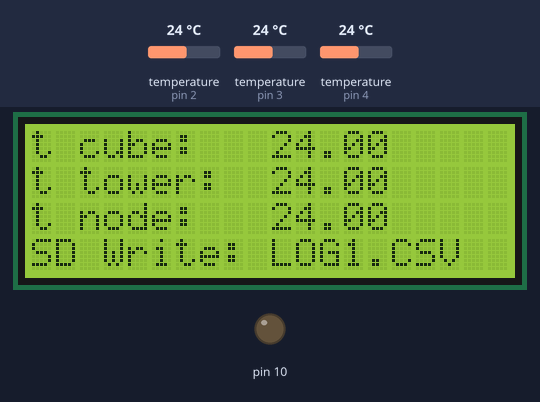
Bench run of a sketch on a simulated Arduino Uno, built with avr-gcc and run on an emulated ATmega328P. Shown: 20×4 character LCD, output pins drawn as LEDs (lit = HIGH). The inputs (shaded band) are chosen by the test bench; at power-on: temperature (sensors on pin 2, pin 3, pin 4) 24 °C. Storage starts empty; what the sketch prints to the serial monitor is not drawn.

Above: at 1.2 s.
1.3 s: temperature (sensor on pin 2) set to 12 °C
At 6.3 s:
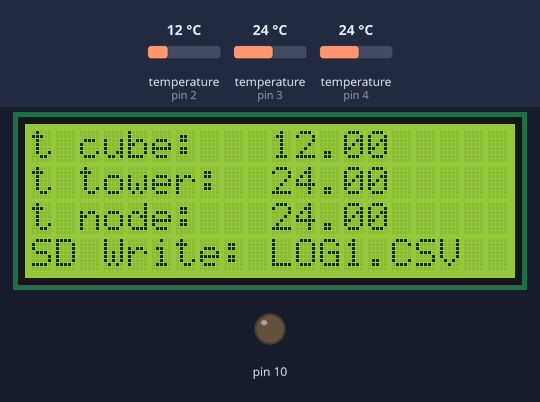
7.4 s: temperature (sensor on pin 3) set to 12 °C
At 11.5 s:
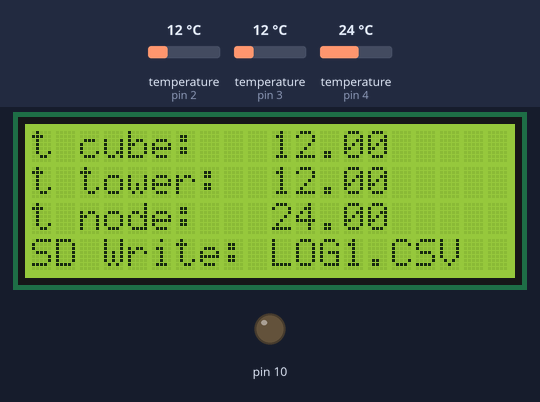
13.5 s: temperature (sensor on pin 4) set to 12 °C
At 16.7 s:
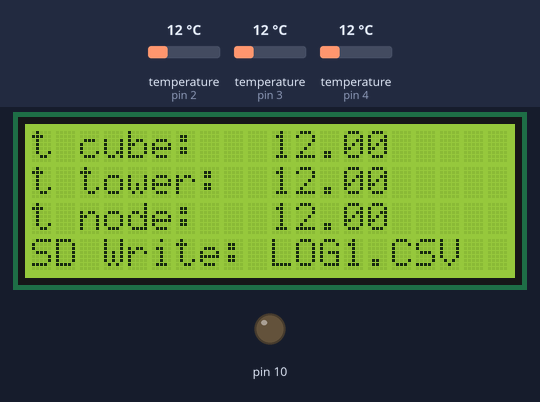
19.6 s: temperature (sensor on pin 2) set to 19 °C
25.7 s: temperature (sensor on pin 3) set to 19 °C
At 26.6 s:
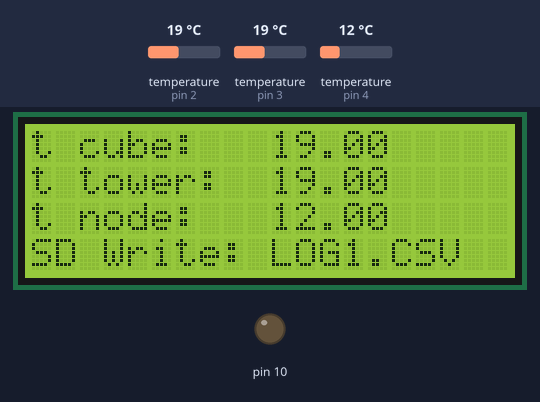
31.8 s: temperature (sensor on pin 4) set to 19 °C
Timing chart, 0 to 34.8 s (numbered marks = the images above; inputs shaded):
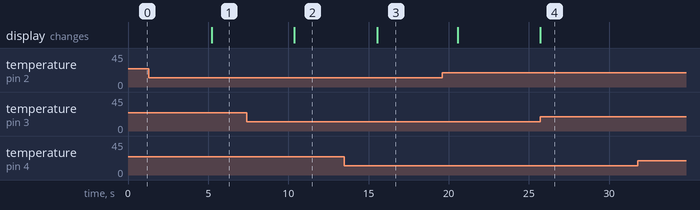

Measured:
- after the input at 1.3 s, the display: changes after 3.9 s (image 1)
- after the input at 7.4 s, the display: changes after 3.0 s (image 2)
- after the input at 13.5 s, the display: changes after 2.0 s (image 3)
- after the input at 25.7 s, the display: changes at once (image 4)

The sketch:

2004LCD_MicroSDCardAdapter_DS18B20.ino
```cpp
#include <microDS18B20.h>
#include <Wire.h>
#include <LiquidCrystal_I2C.h>
#include <SPI.h>
#include <SD.h>

MicroDS18B20<2> sensor1;
MicroDS18B20<3> sensor2;
MicroDS18B20<4> sensor3;
LiquidCrystal_I2C lcd(0x3f,20,4);
float Temp1=0;
float Temp2=0;
float Temp3=0;

String CurrentLogName;
unsigned long TimeStamp=0;

void setup() {
  Serial.begin(9600);
  sensor1.setResolution(12);
  sensor2.setResolution(12);
  sensor3.setResolution(12);
  lcd.init();                            // Инициализация lcd
  lcd.backlight();                       // Включаем подсветку

  pinMode(10, OUTPUT);
  if (!SD.begin(10)) {
    Serial.println("initialization failed!");
    while (1);
  }
  else {
    Serial.println("initialization done.");
  }

  int CurrentLogNumber=0;

  do
  {
    CurrentLogNumber++;
    CurrentLogName = "LOG"+String(CurrentLogNumber)+".CSV";
    Serial.println("Searching "+CurrentLogName);
  }
  while (SD.exists(CurrentLogName));
  Serial.println("Finally: "+CurrentLogName);

  File CurrentLogFile = SD.open(CurrentLogName, FILE_WRITE);
    if (CurrentLogFile) {
    CurrentLogFile.println("TIME;T_cube;T_tower;T_node");
    CurrentLogFile.close();
  } else {
    Serial.println(CurrentLogName);
    Serial.println("Couldn't open log file");
  }
}
void loop() {

  // запрос температуры
  sensor1.requestTemp();
  sensor2.requestTemp();
  sensor3.requestTemp();

  lcd.setCursor(0, 0);
  if (sensor1.readTemp())
    {
     lcd.print("t cube:   ");
     Temp1=sensor1.getTemp();
     lcd.print(Temp1);
    }
  else {
    lcd.print("t cube:   ERROR");
    Temp1=0;
  }


  lcd.setCursor(0, 1);
  if (sensor2.readTemp())
    {
     lcd.print("t tower:  ");
     Temp2=sensor2.getTemp();
     lcd.print(Temp2);
    }
  else {
    lcd.print("t tower:  ERROR");
    Temp2=0;
  }

  lcd.setCursor(0, 2);
  if (sensor3.readTemp())
    {
     lcd.print("t node:   ");
     Temp3=sensor3.getTemp();
     lcd.print(Temp3);
    }
  else {
    lcd.print("t node:   ERROR");
    Temp3=0;
  }

  lcd.setCursor(0, 3);
  File CurrentLogFile = SD.open(CurrentLogName, FILE_WRITE);
  if (CurrentLogFile) {
    CurrentLogFile.println(String(TimeStamp)+";"+String(Temp1)+";"+String(Temp2)+";"+String(Temp3));
    CurrentLogFile.close();
  lcd.print("SD Write: "+CurrentLogName);
  } else
  {
    lcd.print("SD Write: ERROR");
  }

  delay(5000);
  TimeStamp=TimeStamp+5;
}
```
